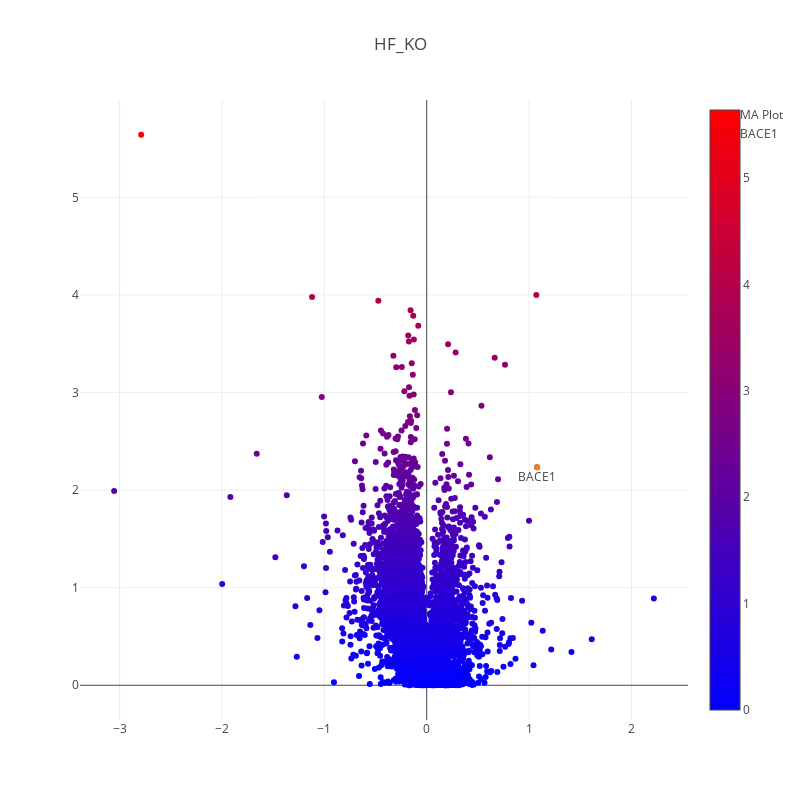

Write notebook code for a chart like this one.
### Code cell
#interactive plot
trace_1 = go.Scatter(
    x=hippo_df['log2_fc_{}'.format(tag)],
    y=hippo_df['log10_{}_pvalue'.format(tag)],
    mode='markers',
    name='MA Plot',
    text = [df.loc[i]['Fasta headers'].split('|')[2].split(';')[0].split(' ')[0] for i in hippo_df.index.values],
    hoverinfo = 'text',
    marker=dict(
        #size=16,
        color = hippo_df['log10_{}_pvalue'.format(tag)], #set color equal to a variable
        colorscale='Bluered',
        showscale=True
    )
)


annot_1 = go.Scatter(
    x=[hippo_df.loc[bace_index]['log2_fc_{}'.format(tag)]],
    y=[hippo_df.loc[bace_index]['log10_{}_pvalue'.format(tag)]],
    mode='markers+text',
    name='BACE1',
    text=['BACE1'],
    textposition='bottom center'
)
layout = dict(title=tag,
             width=800,
             height=800,
              
             )

fig = go.Figure(data=[trace_1,annot_1], 
                layout=layout)
iplot(fig, filename='test')

### Figure 1 — Plotly figure (JSON) as saved in the notebook; plotly's stock layout.template omitted (floating-point values rounded to 4 significant figures; data arrays with more than 128 entries replaced by an {"elided": "..."} marker saying what was removed)
{"data": [{"hoverinfo": "text", "marker": {"color": {"elided": "7347 float values"}, "colorscale": "Bluered", "showscale": true}, "mode": "markers", "name": "MA Plot", "text": {"elided": "7347 str values"}, "type": "scatter", "uid": "72c47e0d-5057-4f4b-a5b4-22dc8be6d148", "x": {"elided": "7347 float values"}, "y": {"elided": "7347 float values"}}, {"mode": "markers+text", "name": "BACE1", "text": ["BACE1"], "textposition": "bottom center", "type": "scatter", "uid": "37b6cf3e-3f2b-4424-91a1-afaa2ce64981", "x": [1.078], "y": [2.235]}], "layout": {"height": 800, "title": {"text": "HF_KO"}, "width": 800}}
